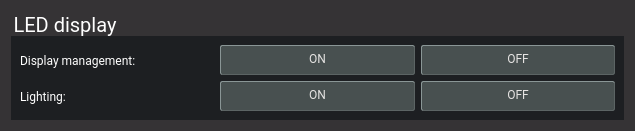
<?xml version="1.0" encoding="UTF-8"?>
<ui version="4.0">
 <class>intball::TelecommandLedWidget</class>
 <widget class="QWidget" name="intball::TelecommandLedWidget">
  <property name="geometry">
   <rect>
    <x>0</x>
    <y>0</y>
    <width>635</width>
    <height>127</height>
   </rect>
  </property>
  <property name="font">
   <font>
    <family>Roboto</family>
   </font>
  </property>
  <property name="windowTitle">
   <string>Form</string>
  </property>
  <property name="styleSheet">
   <string notr="true">color: rgb(255, 255, 255);
background-color: rgb(53, 51, 53);</string>
  </property>
  <layout class="QGridLayout" name="gridLayout">
   <property name="sizeConstraint">
    <enum>QLayout::SetMinimumSize</enum>
   </property>
   <item row="0" column="0" colspan="2">
    <widget class="QGroupBox" name="groupLedOnOff">
     <property name="sizePolicy">
      <sizepolicy hsizetype="Preferred" vsizetype="Fixed">
       <horstretch>0</horstretch>
       <verstretch>0</verstretch>
      </sizepolicy>
     </property>
     <property name="maximumSize">
      <size>
       <width>16777215</width>
       <height>109</height>
      </size>
     </property>
     <property name="font">
      <font>
       <family>Roboto</family>
       <pointsize>-1</pointsize>
      </font>
     </property>
     <property name="styleSheet">
      <string notr="true">QGroupBox {
  border: 0;
  margin-top: 25px;
  font-size: 20px;
  background-color: rgb(29, 31, 34);
}
QLabel {
    background-color: rgb(29, 31, 34);
}</string>
     </property>
     <property name="title">
      <string>LED display</string>
     </property>
     <layout class="QGridLayout" name="gridLayout_2">
      <property name="sizeConstraint">
       <enum>QLayout::SetMinimumSize</enum>
      </property>
      <item row="1" column="1">
       <widget class="intball::CommandButton" name="buttonLightingOn">
        <property name="minimumSize">
         <size>
          <width>0</width>
          <height>30</height>
         </size>
        </property>
        <property name="font">
         <font>
          <family>Roboto</family>
         </font>
        </property>
        <property name="styleSheet">
         <string notr="true">QPushButton {
  background-color: rgb(72, 80, 80);
  color: rgb(229, 227, 226);
  padding-bottom: 3px;
  border-radius: 2px;
  border: 1px outset rgb(92, 100, 100);
}
QPushButton:pressed {
  background-color: rgb(92, 100, 100);
  color: rgb(255, 255, 255);
  padding-bottom: 3px;
  border-radius: 2px;
  border: 1px outset rgb(92, 100, 100);
}
QPushButton:disabled {
  background-color: rgb(112, 120, 120);
  color: rgb(255, 255, 255);
  padding-bottom: 3px;
  border-radius: 2px;
  border: 1px outset rgb(112, 120, 120);
}</string>
        </property>
        <property name="text">
         <string>ON</string>
        </property>
       </widget>
      </item>
      <item row="1" column="2">
       <widget class="intball::CommandButton" name="buttonLightingOff">
        <property name="minimumSize">
         <size>
          <width>0</width>
          <height>30</height>
         </size>
        </property>
        <property name="font">
         <font>
          <family>Roboto</family>
         </font>
        </property>
        <property name="styleSheet">
         <string notr="true">QPushButton {
  background-color: rgb(72, 80, 80);
  color: rgb(229, 227, 226);
  padding-bottom: 3px;
  border-radius: 2px;
  border: 1px outset rgb(92, 100, 100);
}
QPushButton:pressed {
  background-color: rgb(92, 100, 100);
  color: rgb(255, 255, 255);
  padding-bottom: 3px;
  border-radius: 2px;
  border: 1px outset rgb(92, 100, 100);
}
QPushButton:disabled {
  background-color: rgb(112, 120, 120);
  color: rgb(255, 255, 255);
  padding-bottom: 3px;
  border-radius: 2px;
  border: 1px outset rgb(112, 120, 120);
}</string>
        </property>
        <property name="text">
         <string>OFF</string>
        </property>
       </widget>
      </item>
      <item row="1" column="0">
       <widget class="QLabel" name="labelLighting">
        <property name="font">
         <font>
          <family>Roboto</family>
         </font>
        </property>
        <property name="text">
         <string>Lighting:</string>
        </property>
       </widget>
      </item>
      <item row="0" column="0">
       <widget class="QLabel" name="labelDisplayManagement">
        <property name="font">
         <font>
          <family>Roboto</family>
         </font>
        </property>
        <property name="text">
         <string>Display management:</string>
        </property>
       </widget>
      </item>
      <item row="0" column="1">
       <widget class="intball::CommandButton" name="buttonDisplayManagementOn">
        <property name="minimumSize">
         <size>
          <width>0</width>
          <height>30</height>
         </size>
        </property>
        <property name="font">
         <font>
          <family>Roboto</family>
         </font>
        </property>
        <property name="styleSheet">
         <string notr="true">QPushButton {
  background-color: rgb(72, 80, 80);
  color: rgb(229, 227, 226);
  padding-bottom: 3px;
  border-radius: 2px;
  border: 1px outset rgb(92, 100, 100);
}
QPushButton:pressed {
  background-color: rgb(92, 100, 100);
  color: rgb(255, 255, 255);
  padding-bottom: 3px;
  border-radius: 2px;
  border: 1px outset rgb(92, 100, 100);
}
QPushButton:disabled {
  background-color: rgb(112, 120, 120);
  color: rgb(255, 255, 255);
  padding-bottom: 3px;
  border-radius: 2px;
  border: 1px outset rgb(112, 120, 120);
}</string>
        </property>
        <property name="text">
         <string>ON</string>
        </property>
       </widget>
      </item>
      <item row="0" column="2">
       <widget class="intball::CommandButton" name="buttonDisplayManagementOff">
        <property name="minimumSize">
         <size>
          <width>0</width>
          <height>30</height>
         </size>
        </property>
        <property name="font">
         <font>
          <family>Roboto</family>
         </font>
        </property>
        <property name="styleSheet">
         <string notr="true">QPushButton {
  background-color: rgb(72, 80, 80);
  color: rgb(229, 227, 226);
  padding-bottom: 3px;
  border-radius: 2px;
  border: 1px outset rgb(92, 100, 100);
}
QPushButton:pressed {
  background-color: rgb(92, 100, 100);
  color: rgb(255, 255, 255);
  padding-bottom: 3px;
  border-radius: 2px;
  border: 1px outset rgb(92, 100, 100);
}
QPushButton:disabled {
  background-color: rgb(112, 120, 120);
  color: rgb(255, 255, 255);
  padding-bottom: 3px;
  border-radius: 2px;
  border: 1px outset rgb(112, 120, 120);
}</string>
        </property>
        <property name="text">
         <string>OFF</string>
        </property>
       </widget>
      </item>
     </layout>
    </widget>
   </item>
  </layout>
 </widget>
 <customwidgets>
  <customwidget>
   <class>intball::CommandButton</class>
   <extends>QPushButton</extends>
   <header>command_button.h</header>
  </customwidget>
 </customwidgets>
 <resources/>
 <connections/>
</ui>
